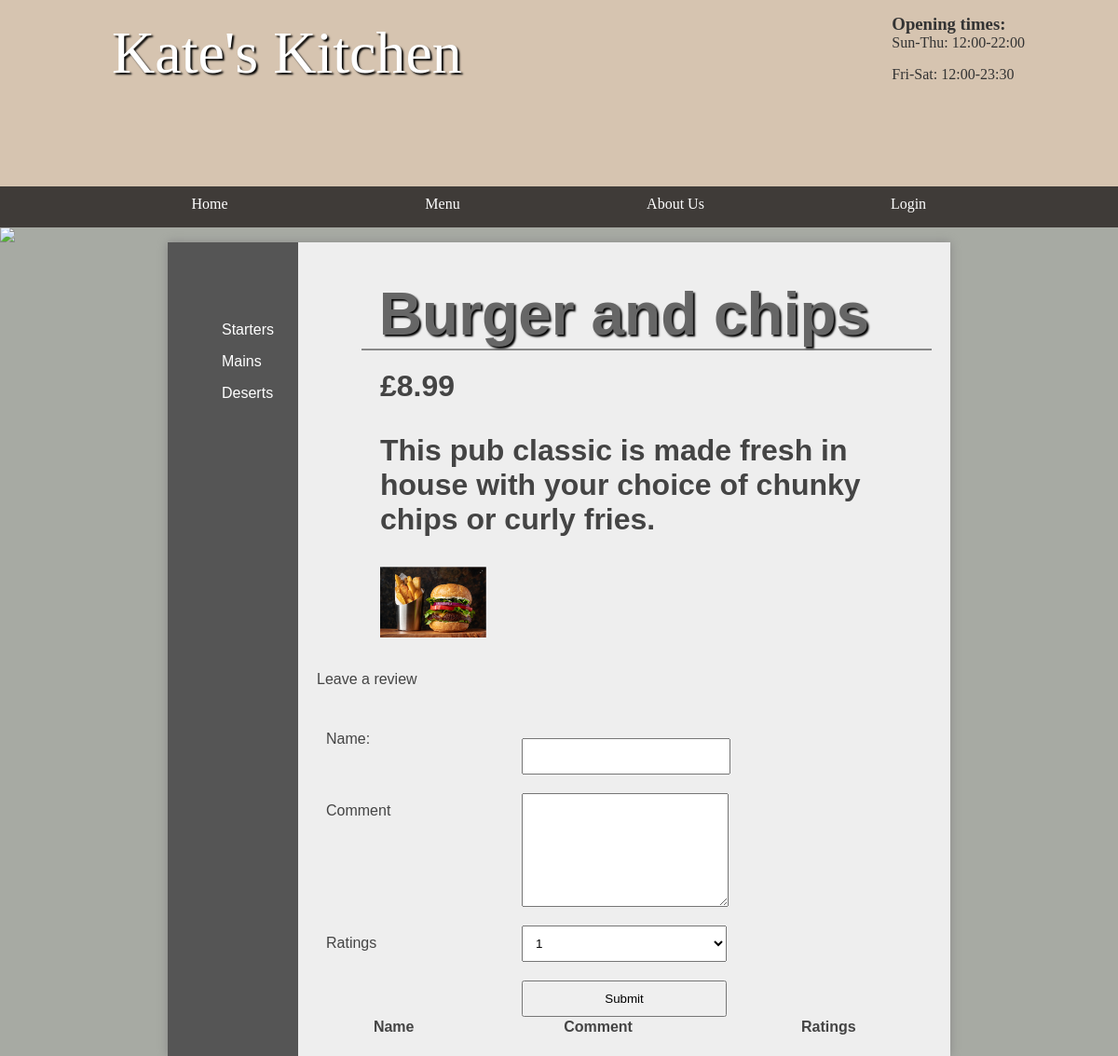
The app's page /default/public/menu.php?menu_id=1 with its own data.
### tables this page shows
CREATE TABLE `category` (
  `id` int(11) NOT NULL AUTO_INCREMENT,
  `name` varchar(45) DEFAULT NULL,
  PRIMARY KEY (`id`)
);

CREATE TABLE `menu` (
  `id` int(11) NOT NULL AUTO_INCREMENT,
  `categoryId` int(11) DEFAULT NULL,
  `name` varchar(45) DEFAULT NULL,
  `price` decimal(5,2) DEFAULT NULL,
  `description` varchar(2000) DEFAULT NULL,
  `hidden` tinyint(4) DEFAULT NULL,
  `image_dir` varchar(255) DEFAULT NULL,
  PRIMARY KEY (`id`)
);

### default/public/admin/DatabaseTable.php (called while the page is built, shortened)
<?php
class DatabaseTable
{
    private $table;
    private $pdo;
    public function __construct($pdo, $table)
    {
        $this->pdo = $pdo;
        $this->table = $table;
    }
    public function select($field, $value)
    {
        $stmt = $this->pdo->prepare('SELECT * FROM ' . $this->table . ' WHERE ' . $field . ' = (:value)');
        $criteria = [
            'value' => $value
        ];
        $stmt->execute($criteria);
        return $stmt->fetchall();
    }
}

### default/public/menu.php (the view, shortened to what this page needs)
<?php
include 'app/header.php';
require_once('admin/DatabaseTable.php');
if (isset($_SESSION['user'])) {
    include 'app/sidebar-admin.php';
} else {
    include 'app/sidebar-user.php';
}
?>
<section class="right">
    <?php
    $menuTable = new DatabaseTable($pdo, 'menu');
    $menu_id = $_GET['menu_id'];
    foreach ($menuTable->select('id', $menu_id) as $menu) {
        if ($menu["hidden"] == false) {
            echo '<h1>' . $menu["name"] . '</h1>';
            echo '<ul class="listing">';
            echo '<li>';
            echo '<div class="details">';
            echo '<h2>£' . $menu['price'] . '</h2>';
            echo '<h2>' . $menu['description'] . '</h2>';
            echo '<div class = "img_div">';
            echo "<img src = 'images/" . $menu['image_dir']  . "'>";
            echo '</div>';
            echo '</div>';
            echo '</li>';
            echo '</ul>';
            require "app/addReviewForm.php";
            echo '<table>';
            echo '<thead>';
            echo '<tr>';
            echo '<th>Name</th>';
            echo '<th>Comment</th>';
            echo '<th>Ratings</th>';
            echo '</tr>';
        } else {
            echo " 404 not found ";
        }
    }
    ?>

### default/public/app/sidebar-user.php
<main class="sidebar">
    <section class="left">
        <ul>
            <?php
            $pdo = new PDO('mysql:dbname=kitchen;host=127.0.0.1', 'student', 'student');
            $stmt = $pdo->prepare('SELECT * FROM category');
            $stmt->execute();
            foreach ($stmt as $record) {
                echo ' <li><a href="category.php?category_id=' . $record["id"] . '&category_name=' . $record["name"] . '">' . $record["name"] . '</a></li>';
            }
            ?>
        </ul>
    </section>

### default/public/app/addReviewForm.php
<?php
echo '
<div>
<p>Leave a review</p>
<form action="../functions/addComment.php" method="POST">
    <label for="name">Name:</label><br>
    <input name="id" style="display:none" value="' . $menu["id"] . '" />
    <input type="text" name="name"><br>
    <label for="content">Comment</label><br>
    <textarea name="content" cols="30" rows="10"></textarea><br>
    <label for="rating">Ratings</label><br>
    <select name="rating">
    <option value="1">1</option>
    <option value="2">2</option>
    <option value="3">3</option>
    <option value="4">4</option>
    <option value="5">5</option>
    </select><br>
    <input type="submit" value="Submit">
  </form>
</div>
';

### default/public/styles/styles.css (style rules this page uses)
* { margin: 0; padding: 0; }
html { font-family: 'Oxygen-Regular', verdana, sans-serif; }
body { background-color: #A7AAA3; }
main ul { margin-left: 3em; }
main a { color: #333; }
h1 { font-size:4em; color: white; text-align: center; padding-top: 20px; text-shadow: 2px 2px 2px #000; }
main { min-height: 50vh; background-color: #eee; width: 70vw; display: block; margin: auto; box-shadow: 0px 0px 10px #888; color:#444; }
main h2 { font-size:2em; }
p, li, h2 { margin-bottom: 1em; }
form select, form label, form input, form textarea { float: left; width: 200px; padding: 10px; margin-top: 20px; }
form label { clear: left; }
textarea { height: 100px; }
form input[type="text"], form input[type="password"], textarea { color: #999; font-family: verdana, sans-serif }
input[type="submit"] { clear: both; margin-left: 220px; width: 220px; }
.left ul { list-style-type: none }
section a { color: #444; }
form select { width: 220px; }
table { width: 100%; margin-top: 20px; }
.stock, .sidebar { display: table; }
.stock > ul, .sidebar .left { width: 10vw; list-style-type: none; display: table-cell; padding: 10px; background-color: #555; margin: 0; }
.stock .products, .sidebar .right { display: table-cell; padding: 20px; }
.stock > ul a, .sidebar .left a { color: white; text-decoration: none; }
.listing li { border-top: 2px solid #888; padding: 20px; overflow: auto; }
.listing li .noimage, .listing li img { width: 20%; margin-right: 4%; min-height: 50px; float: left; }
.right { padding: 20px; }
main h1 { color: #666; }
main img { display: block; }

### records on screen
category: name "Starters"
category: name "Mains"
category: name "Deserts"
menu: name "Burger and chips", price "8.99", description "This pub classic is made fresh in house with your choice of chunky chips or curly fries.", image_dir (picture)
